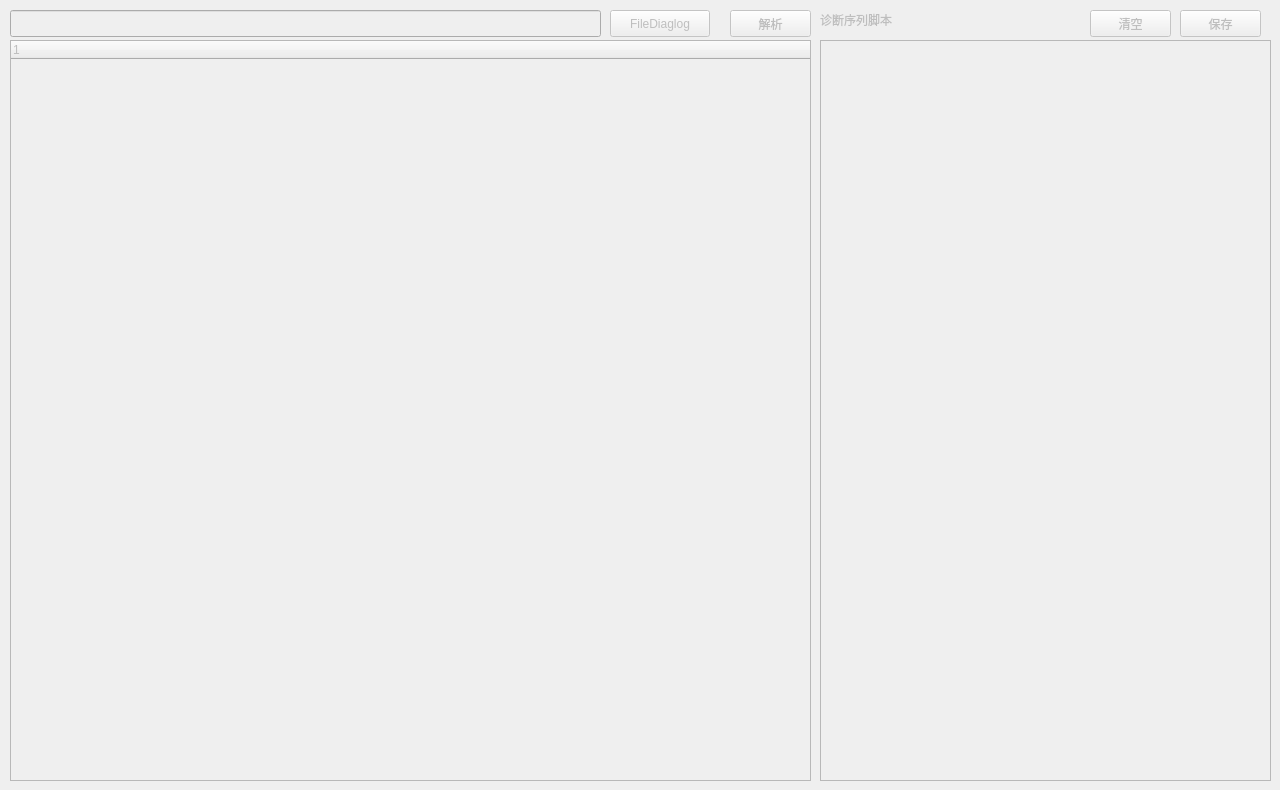
      <widget class="QWidget" name="tab_4">
       <property name="enabled">
        <bool>false</bool>
       </property>
       <attribute name="title">
        <string>ODX-Parse</string>
       </attribute>
       <widget class="QTreeWidget" name="treeWidget">
        <property name="geometry">
         <rect>
          <x>10</x>
          <y>40</y>
          <width>801</width>
          <height>741</height>
         </rect>
        </property>
        <property name="contextMenuPolicy">
         <enum>Qt::CustomContextMenu</enum>
        </property>
        <column>
         <property name="text">
          <string notr="true">1</string>
         </property>
        </column>
       </widget>
       <widget class="QPushButton" name="Btn_File_4">
        <property name="geometry">
         <rect>
          <x>730</x>
          <y>10</y>
          <width>81</width>
          <height>27</height>
         </rect>
        </property>
        <property name="text">
         <string>解析</string>
        </property>
       </widget>
       <widget class="QLineEdit" name="line_FilePath_3">
        <property name="geometry">
         <rect>
          <x>10</x>
          <y>10</y>
          <width>591</width>
          <height>27</height>
         </rect>
        </property>
       </widget>
       <widget class="QPushButton" name="Btn_File_5">
        <property name="geometry">
         <rect>
          <x>610</x>
          <y>10</y>
          <width>100</width>
          <height>27</height>
         </rect>
        </property>
        <property name="text">
         <string>FileDiaglog</string>
        </property>
       </widget>
       <widget class="QTextEdit" name="txt_diagscript">
        <property name="geometry">
         <rect>
          <x>820</x>
          <y>40</y>
          <width>451</width>
          <height>741</height>
         </rect>
        </property>
       </widget>
       <widget class="QLabel" name="label_2">
        <property name="geometry">
         <rect>
          <x>820</x>
          <y>10</y>
          <width>121</width>
          <height>19</height>
         </rect>
        </property>
        <property name="text">
         <string>诊断序列脚本</string>
        </property>
       </widget>
       <widget class="QPushButton" name="Btn_save">
        <property name="geometry">
         <rect>
          <x>1180</x>
          <y>10</y>
          <width>81</width>
          <height>27</height>
         </rect>
        </property>
        <property name="text">
         <string>保存</string>
        </property>
       </widget>
       <widget class="QPushButton" name="Btn_clear">
        <property name="geometry">
         <rect>
          <x>1090</x>
          <y>10</y>
          <width>81</width>
          <height>27</height>
         </rect>
        </property>
        <property name="text">
         <string>清空</string>
        </property>
       </widget>
      </widget>
